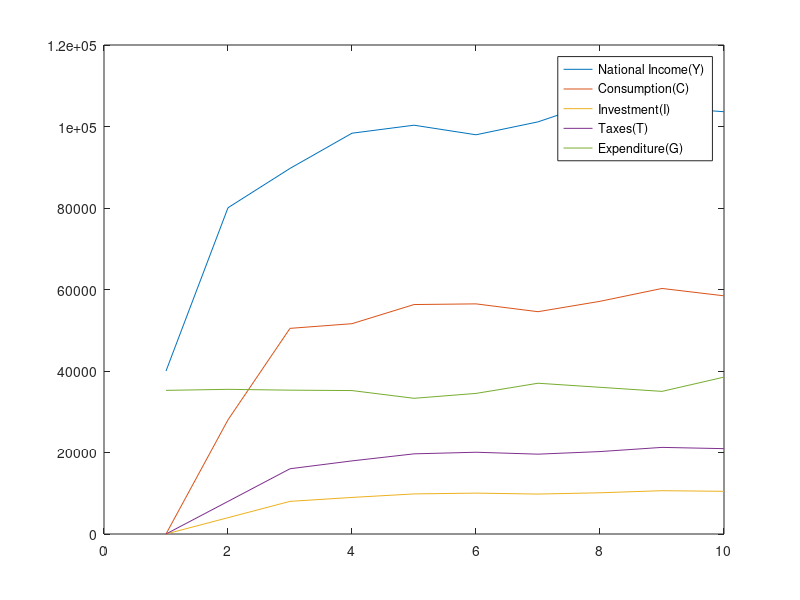

This chart was generated by the following MATLAB code:
G = [35250,35500,35300,35200,33300,34500,37000,36000,35000,38500];
Y(1)=40000;
for k= 2:10
    I(k) = 2+0.1*Y(k-1);
    Y(k) = 45.45+2.27*(I(k-1)+G(k-1));
    T(k) = 0.2*Y(k-1);
    C(k) = 20+0.7*(Y(k-1)-T(k-1));
end
format short g
C
I
T
format short g
Y
plot(Y)
hold on
plot(C)
hold on
plot(I)
hold on
plot(T)
hold on
plot(G)
h = legend('National Income(Y)','Consumption(C)','Investment(I)','Taxes(T)',
              'Expenditure(G)');
set(h,'Interpreter','none')

